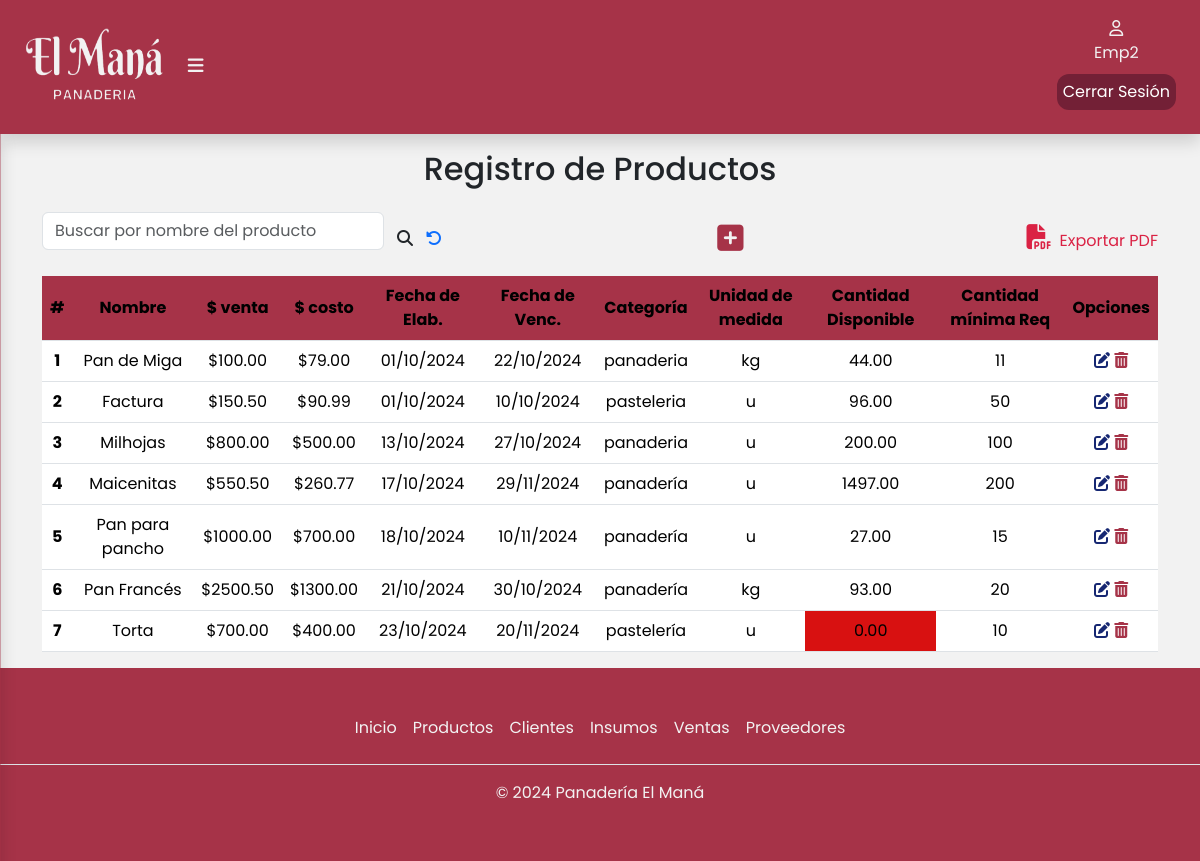
Before: /productos/ (signed in) with the older database file.
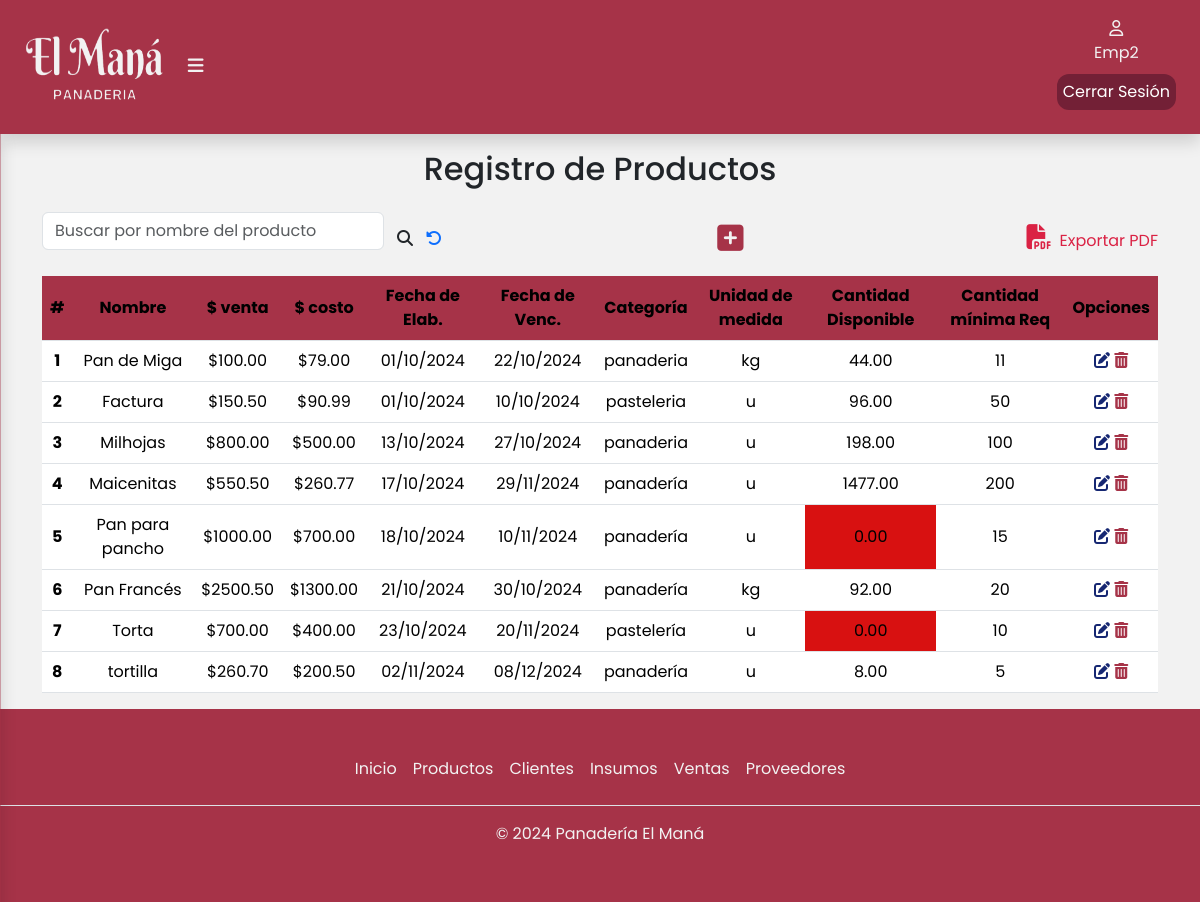
After: the same page with the newer database file.
### apps/productos/models.py (models this page shows, shortened)
class Producto(models.Model):
    CATEGORIAS = [
        ('panadería','Panadería'),
        ('pastelería','Pastelería'),
    ]
    UNIDADES_MEDIDA = [
        ('kg', 'Kilogramos'),
        ('g', 'Gramos'),
        ('l', 'Litros'),
        ('ml', 'Mililitros'),
        ('u', 'Unidades'),
        ('paq', 'Paquete'),
        ('caja', 'Caja'),
        ('taza', 'Taza'),
        ('otro', 'Otro'),
    ]
    nombre = models.CharField(max_length=50,blank=False,null=False)
    precioDeVenta = models.DecimalField(max_digits=10, decimal_places=2,blank=False,null=False)
    precioDeCosto = models.DecimalField(max_digits=10, decimal_places=2,blank=False,null=False)
    fechaDeElaboracion = models.DateField(blank=False,null=False)
    fechaDeVencimiento = models.DateField(blank=False,null=False)
    categoria = models.CharField(max_length=15,choices=CATEGORIAS,blank=False,null=False)
    unidadDeMedida = models.CharField(max_length=10,choices=UNIDADES_MEDIDA,blank=False,null=False,default='unidad')
    cantidadDisponible = models.DecimalField(max_digits=10, decimal_places=2,blank=False,null=False)
    cantidadMinRequerida = models.PositiveIntegerField(blank=False,null=False)

### apps/productos/views.py (the view)
# urls.py: path('productos/',include('apps.productos.urls')),
def productos(request):
    productos = Producto.objects.all()  # Obtén todos los productos de la base de datos
    return render(request, 'productos/productos.html', {'productos': productos})

### apps/productos/templates/productos/productos.html (shortened to what this page needs)
{% extends 'base/base.html' %}
{% load static %}
{% block contenido %}
<div class="container" id="container-tabla">
    <div class="col-12">
        <h2 class="text-center pb-3">Registro de Productos</h2>
        <div class="busqueda d-flex">
            <form class="d-flex align-items-center justify-content-center" role="search" method="POST" action="{% url 'productos:buscarProducto' %}">
                <input class="form-control mb-3" type="search" placeholder="Buscar por nombre del producto" aria-label="buscar" name="busqueda" value="{{ busqueda|default:'' }}" />
                <button class="btn" type="submit">
                    <i class="fa-solid fa-magnifying-glass" style="font-size: 16px"></i>
                </button>
                <a href="{% url 'productos:productos' %}"><i class="fa-solid fa-rotate-left"></i></a>
            </form>
        <a href="{% url 'productos:agregarProducto' %}"><i class="fa-solid fa-square-plus" title="Agregar producto" style="font-size: 30px"></i></a>
        <a class="expPdf" href="#" data-bs-toggle="modal" data-bs-target="#pdfModal"><i class="fa-solid fa-file-pdf px-2" style="font-size: 25px"></i>Exportar PDF</a>
        </div>
        <div class="table-responsive">
            <table class="table">
                <thead class="bg-table">
                    <tr>
                        <th scope="col">#</th>
                        <th scope="col">Nombre</th>
                        <th scope="col">$ venta</th>
                        <th scope="col">$ costo</th>
                        <th scope="col">Fecha de Elab.</th>
                        <th scope="col">Fecha de Venc.</th>
                        <th scope="col">Categoría</th>
                        <th scope="col">Unidad de medida</th>
                        <th scope="col">Cantidad Disponible</th>
                        <th scope="col">Cantidad mínima Req</th>
                        <th scope="col">Opciones</th>
                    </tr>
                </thead>
                <tbody>
                    {% for producto in productos %}
                    <tr>
                        <th scope="row">{{ forloop.counter }}</th>
                        <td>{{ producto.nombre }}</td>
                        <td>${{ producto.precioDeVenta }}</td>
                        <td>${{ producto.precioDeCosto }}</td>
                        <td>{{ producto.fechaDeElaboracion|date:"d/m/Y" }}</td>
                        <td>{{ producto.fechaDeVencimiento|date:"d/m/Y" }}</td>
                        <td>{{ producto.categoria }}</td>
                        <td>{{ producto.unidadDeMedida }}</td>
                        {% if producto.cantidadDisponible <= producto.cantidadMinRequerida %}
                            <td style="background-color: #d81111;">{{ producto.cantidadDisponible }}</td>
                        {% else %}
                            <td>
                                {{ producto.cantidadDisponible }}
                            </td>
                        {% endif %}
                        <td>{{ producto.cantidadMinRequerida }}</td>
                        <td>
                            <a href="{% url 'productos:editarProducto' producto.id %}"><i class="fa-solid fa-pen-to-square" title="Editar" data-bs-toggle="modal" data-bs-target="#exampleModal"></i></a>
                            <a href="{% url 'productos:eliminarProducto' producto.id %}"><i class="fa-solid fa-trash-can" title="Eliminar" data-bs-toggle="modal" data-bs-target="#deleteModal"></i></a>
                        </td>
                    </tr>
                    {% empty %}
                    <tr>
                        <td colspan="10">No hay productos disponibles.</td>
                    </tr>
                    {% endfor %}
                </tbody>
            </table>
        </div>
    </div>
</div>
{% endblock %}

### templates/base/base.html (shortened to what this page needs)
{% load static %}
<!DOCTYPE html>
<html lang="en">
<head>
  <link href="https://cdn.jsdelivr.net/npm/bootstrap@5.3.3/dist/css/bootstrap.min.css" rel="stylesheet"
 />
  <link rel="stylesheet" href="{% static 'css/estilos.css' %}" />
</head>
<body>
  <header>
        <div class="container-fluid shadow">
          <div class="logo">
            <a href="{% url 'inicio:index' %}">
              <img class="logopng" src="{% static 'img/isologo.png' %}" alt="Logo Panadería El Maná" width="140px" height="80px" /></a>
            {% if user.is_authenticated %}
              <label for="btn-menu"><i class="fa-solid fa-bars"></i></label>
            {% endif %}
          </div>
          {% if user.is_authenticated %}
          <div class="d-flex flex-column align-items-center justify-content-center">
            <div class="usuario d-flex flex-column align-items-center justify-content-center">
                <a href="#">
                  <i class="fa-regular fa-user"></i>
                  <p>{{user.username}}</p>
                </a>
            </div>
              <a href="{% url 'inicio:logout' %} " id="cerrarSesion">Cerrar Sesión</a>
          </div>
          {% endif %}
        </div>
  </header>
  {% block contenido %}
  {% endblock %}
  <div class="container-footer">
    <footer class="footer py-3 my-4">
      {% if user.is_authenticated %}
      <ul class="nav justify-content-center border-bottom pb-3 mb-3">
        {% if user.is_superuser %}
          <li class="nav-item">
            <a href="{% url 'inicio:index' %}" class="nav-link px-2">Inicio</a>
          </li>
          <li class="nav-item">
            <a href="{% url 'estadisticas:estadisticas_ventas' %}" class="nav-link px-2">Estadísticas</a>
          </li>
          <li class="nav-item">
            <a href="{% url 'productos:productos' %}" class="nav-link px-2">Productos</a>
          </li>
          <li class="nav-item">
            <a href="{% url 'ventas:listadoMayoristas' %}" class="nav-link px-2">Clientes</a>
          </li>
          <li class="nav-item">
            <a href="{% url 'productos:insumos' %}" class="nav-link px-2">Insumos</a>
          </li>
          <li class="nav-item">
            <a href="{% url 'ventas:ventas' %}" class="nav-link px-2">Ventas</a>
          </li>
          <li class="nav-item">
            <a href="{% url 'pedidos:proveedores' %}" class="nav-link px-2">Proveedores</a>
          </li>
          <li class="nav-item">
            <a href="{% url 'usuarios:empleados' %}" class="nav-link px-2">Empleados</a>
          </li>
        {% else %}
          <li class="nav-item">
            <a href="{% url 'inicio:index' %}" class="nav-link px-2">Inicio</a>
          </li>
          <li class="nav-item">
            <a href="{% url 'productos:productos' %}" class="nav-link px-2">Productos</a>
          </li>
          <li class="nav-item">
            <a href="{% url 'ventas:listadoMayoristas' %}" class="nav-link px-2">Clientes</a>
          </li>
          <li class="nav-item">
            <a href="{% url 'productos:insumos' %}" class="nav-link px-2">Insumos</a>
          </li>
          <li class="nav-item">
            <a href="{% url 'ventas:ventas' %}" class="nav-link px-2">Ventas</a>
          </li>
          <li class="nav-item">
            <a href="{% url 'pedidos:proveedores' %}" class="nav-link px-2">Proveedores</a>
          </li>
        {% endif %}
      </ul>
      <p class="text-center">© 2024 Panadería El Maná</p>
      {% else %}
        <p class="text-center">© 2024 Panadería El Maná</p>
      {% endif %}
    </footer>
  </div>
</body>
</html>

### static/css/estilos.css (style rules this page uses)
body { display: flex; flex-direction: column; min-height: 100vh; margin: 0; font-family: Poppins, sans-serif; background-color: #f2f2f2; }
.container-fluid { position: fixed; background-color: #a63348; padding: 1.5rem; margin-top: auto; display: flex; align-items: center; justify-content: space-between; z-index: 1000; }
.logo { font-size: large; font-weight: 700; padding-right: 5px; }
.usuario { width: 50px; height: 50px; text-align: center; justify-items: center; }
.usuario a { color: #f2f2f2; text-decoration: none; }
.logo .fa-solid { padding-left: 20px; cursor: pointer; }
.container-fluid .logo label i { color: #f2f2f2; }
.container-fluid .usuario { color: #f2f2f2; }
.container-footer { margin-top: auto; background-color: #a63348; color: #f2f2f2; }
.container-footer .footer .nav .nav-item .nav-link { color: #f2f2f2; }
#container-tabla { padding-top: 150px; }
table { text-align: center; }
th, td { vertical-align: middle; }
.bg-table { --bs-table-bg: #a63348; }
.expPdf { text-decoration: none; color: #da2244; }
.busqueda { justify-content: space-between; align-items: center; margin-bottom: 10px; }
.fa-pen-to-square { color: #162772; }
.fa-trash-can { color: #a63348; }
#cerrarSesion { text-decoration: none; color:#ffffff; background-color:#732036; border-radius: 12px; padding: 6px; }
.fa-square-plus,.fa-eye, .fa-list-check { color: #a63348; }

Changed rows visible on the page:
changed Producto "Milhojas": cantidadDisponible "200.00" → "198.00"
changed Producto "Maicenitas": cantidadDisponible "1497.00" → "1477.00"
changed Producto "Pan para pancho": cantidadDisponible "27.00" → "0.00"
changed Producto "Pan Francés": cantidadDisponible "93.00" → "92.00"
added Producto: nombre "tortilla", precioDeVenta "260.70", precioDeCosto "200.50", fechaDeElaboracion "02/11/2024", fechaDeVencimiento "08/12/2024", categoria "panadería", unidadDeMedida "u", cantidadDisponible "8.00", cantidadMinRequerida "5"
